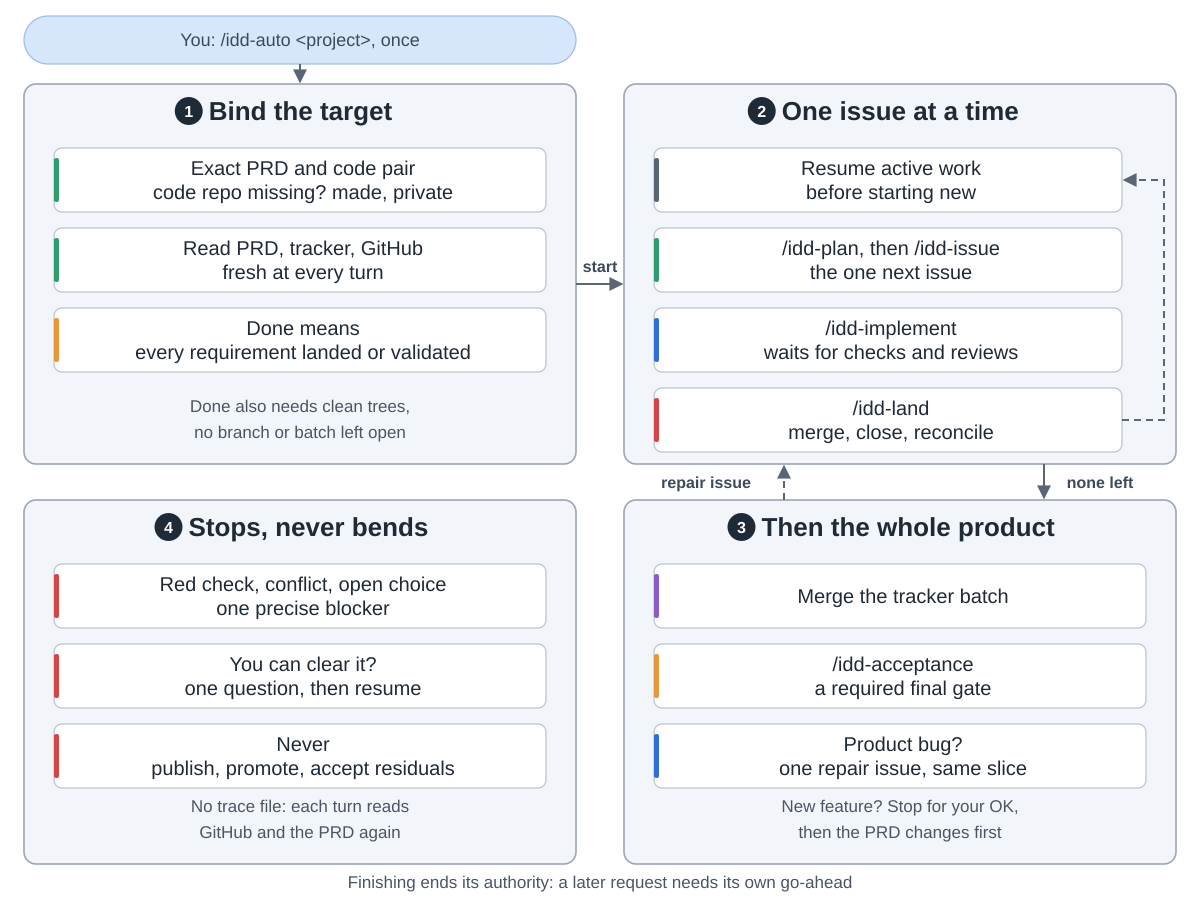

This figure's Python source:
"""/idd-auto: plan, issue, implement, land, one issue at a time, then the final acceptance.
Drawn from maximalfocus/idd-skills at commit f905928 (skills/idd-auto/SKILL.md, CONSTITUTION.md
Articles 1 and 5, skills/idd-plan/scripts/init-implementation.sh).
Run: python3 auto.py

Group 2 is the loop (dashed arrow on its right edge: next issue). Group 3 runs once nothing is left;
a product bug goes back to the loop as one repair issue. Group 4 holds the stop rules."""
import sys
from pathlib import Path

sys.path.insert(0, str(Path(__file__).resolve().parents[2] / "tools"))
from archdiagram import Diagram  # noqa: E402

d = Diagram("idd-auto loop",
            "You run /idd-auto with a project, once. "
            "1 Bind the target: the exact PRD and code pair, and if only the code repository is missing it is "
            "created, private; read the PRD, the tracker and GitHub fresh at every turn; done means every "
            "requirement has landed or been validated, with clean trees and no branch or batch left open. "
            "2 One issue at a time, in a loop: resume active work before starting new; /idd-plan then /idd-issue "
            "for the one next issue; /idd-implement, which waits for checks and reviews; /idd-land to merge, close "
            "and reconcile; then the next issue. "
            "3 When no issue is left, the whole product: merge the tracker batch, run /idd-acceptance as a "
            "required final gate, and turn a product bug into one repair issue under the same slice, back into "
            "the loop. A new feature stops for your OK, and the PRD changes first. "
            "4 It stops and never bends: a red check, a conflict or an open product choice becomes one precise "
            "blocker; if "
            "you can clear it, it asks one question and resumes; it never publishes, promotes or accepts "
            "residuals. There is no trace file: each turn reads GitHub and the PRD again. Finishing ends its "
            "authority, so a later request needs its own go-ahead.")

L, R, W = 24, 624, 552
T1, H1 = 84, 380
T2, H2 = 500, 364
CW, CH, GAP = 492, 64, 16


def column(x, top, cards, gap=GAP):
    for i, (lbl, kind) in enumerate(cards):
        d.card(x + 30, top + 64 + i * (CH + gap), lbl, kind, w=CW, h=CH)


def notes(x, top, h, a, b):
    d.note(x + W / 2, top + h - 52, a)
    d.note(x + W / 2, top + h - 26, b)


d.pill(L, 16, W, 48, "You: /idd-auto <project>, once")
d.arrow(f"M{L + W / 2} 64V{T1 - 2}")

d.group(L, T1, W, H1, "Bind the target", 1)
column(L, T1, [("Exact PRD and code pair|code repo missing? made, private", "plan"),
               ("Read PRD, tracker, GitHub|fresh at every turn", "plan"),
               ("Done means|every requirement landed or validated", "critic")])
notes(L, T1, H1, "Done also needs clean trees,", "no branch or batch left open")

d.group(R, T1, W, H1, "One issue at a time", 2)
loop = [("Resume active work|before starting new", "data"),
        ("/idd-plan, then /idd-issue|the one next issue", "plan"),
        ("/idd-implement|waits for checks and reviews", "coding"),
        ("/idd-land|merge, close, reconcile", "review")]
for i, (lbl, kind) in enumerate(loop):
    d.card(R + 30, T1 + 64 + i * (CH + GAP), lbl, kind, w=CW - 24, h=CH)
y_first, y_last = T1 + 64 + CH / 2, T1 + 64 + 3 * (CH + GAP) + CH / 2
d.arrow(f"M{R + 30 + CW - 24} {y_last}H{R + W - 12}V{y_first}H{R + 30 + CW - 22}", back=True)

d.group(R, T2, W, H2, "Then the whole product", 3)
column(R, T2, [("Merge the tracker batch", "write"),
               ("/idd-acceptance|a required final gate", "critic"),
               ("Product bug?|one repair issue, same slice", "coding")])
notes(R, T2, H2, "New feature? Stop for your OK,", "then the PRD changes first")

d.group(L, T2, W, H2, "Stops, never bends", 4)
column(L, T2, [("Red check, conflict, open choice|one precise blocker", "review"),
               ("You can clear it?|one question, then resume", "review"),
               ("Never|publish, promote, accept residuals", "review")])
notes(L, T2, H2, "No trace file: each turn reads", "GitHub and the PRD again")

d.arrow(f"M{L + W} {T1 + 200}H{R - 2}", label="start", at=(600, T1 + 188))
d.arrow(f"M{R + 420} {T1 + H1}V{T2 - 2}", label="none left", at=(R + 476, T1 + H1 + 24))
d.arrow(f"M{R + 160} {T2}V{T1 + H1 + 2}", back=True, label="repair issue", at=(R + 82, T1 + H1 + 24))

d.note(600, 888, "Finishing ends its authority: a later request needs its own go-ahead")

d.save(Path(__file__).with_name("auto.svg"))
